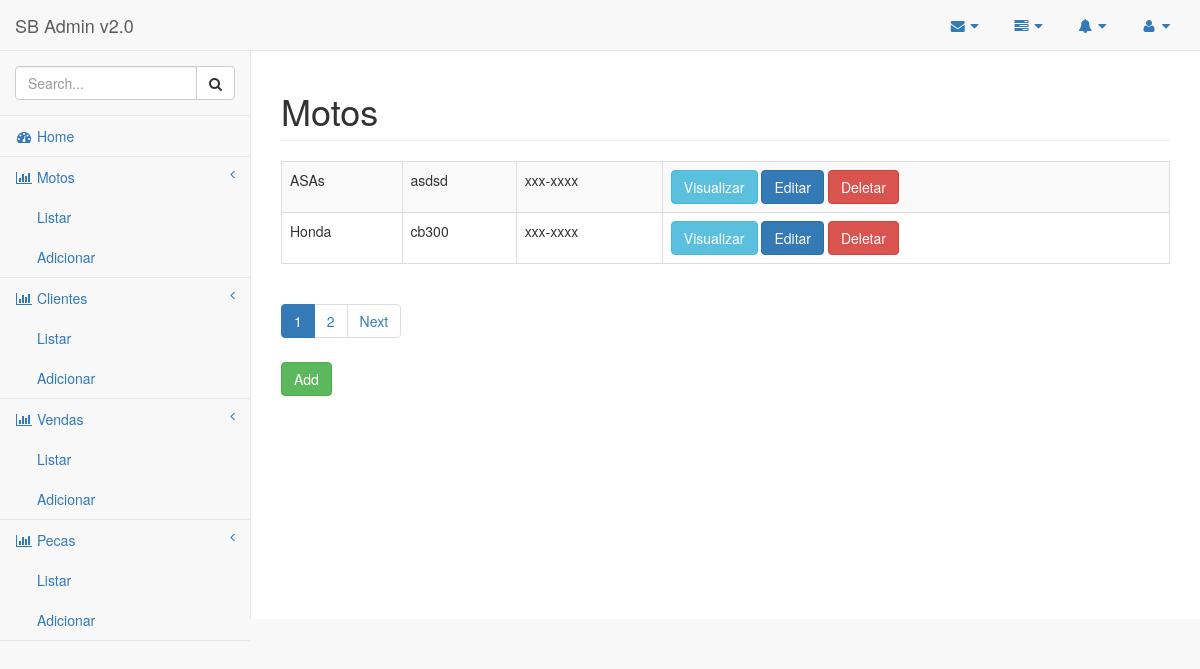
/moto/, run on the app's committed database.
### core/models.py (models this page shows, shortened)
class Moto(models.Model):
    marca = models.CharField(max_length=50)
    modelo = models.CharField(max_length=50)
    ano = models.IntegerField()
    cilindradas = models.IntegerField()
    placa = models.CharField(max_length=8,
        default = 'xxx-xxxx')
    class Meta:
        ordering = ['-pk']

### core/views.py (the view)
# urls.py: url(r'^moto/$', MotoListView.as_view(), name='moto-list'),
class MotoListView(ListView):
	model = Moto
	paginate_by = 2

### templates/core/moto_list.html (shortened to what this page needs)
{% extends "components/base.html" %}
{% block conteudo %}
	<div class="row">
        <div class="col-lg-12">
            <h1 class="page-header">Motos</h1>
        </div>
    </div>
    <div class="row">
        <div class="col-lg-12">
            <div class="dataTable_wrapper">
				<table class="table table-striped table-bordered table-hover">
					{% for moto in object_list %}
					<tr>
						<td>{{ moto.marca}}</td>
						<td>{{ moto.modelo }}</td>
						<td>{{ moto.placa }}</td>
						<td>
							<a class="btn btn-info" href='{% url "moto-detail" moto.pk %}'>Visualizar</a>
							<a class="btn btn-primary" href='{% url "moto-edit" moto.pk %}'>Editar</a>
							<a class="btn btn-danger" href='{% url "moto-delete" moto.pk %}'>Deletar</a>
						</td>
					</tr>
					{% endfor %}
				</table>
				{% if is_paginated %}
				<ul class="pagination">
					{% for page in page_obj.paginator.page_range %}
						{% ifequal page page_obj.number %}
							<li class="paginate_button active"><a href="#">{{ page }}</a></li>
						{% else %}
							<li class="paginate_button"><a href="?page={{ page }}">{{ page }}</a></li>
						{% endifequal %}
					{% endfor %}
					{% if page_obj.has_next %}
					<li class="paginate_button next"><a href="?page={{ page_obj.next_page_number }}">Next</a></li>
					{% endif %}
				</ul>
				{% endif %}
			</div>
		</div>
	</div>
	<a class="btn btn-success" href='{% url "moto-add" %}'>Add</a>
{% endblock %}

### data on the page
Moto: marca "ASAs", modelo "asdsd", placa "xxx-xxxx"
Moto: marca "Honda", modelo "cb300", placa "xxx-xxxx"

### other printed values
{{ page }} "1"
{{ page }} "2"
